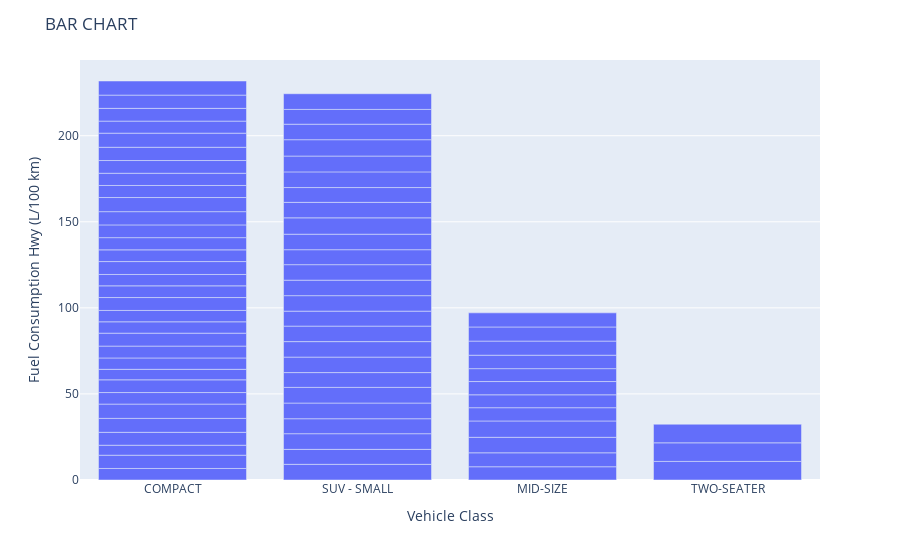

Here is the notebook cell this chart was saved with:
### Code cell
if __name__ == '__main__':
    app.run_server(port = 8080)

### Figure 1 — Plotly figure (JSON) as saved in the notebook; plotly's stock layout.template omitted (floating-point values rounded to 4 significant figures)
{"data": [{"alignmentgroup": "True", "hovertemplate": "Vehicle Class=%{x}<br>Fuel Consumption Hwy (L/100 km)=%{y}<extra></extra>", "legendgroup": "", "marker": {"color": "#636efa", "pattern": {"shape": ""}}, "name": "", "offsetgroup": "", "orientation": "v", "showlegend": false, "textposition": "auto", "type": "bar", "x": ["COMPACT", "COMPACT", "COMPACT", "SUV - SMALL", "SUV - SMALL", "MID-SIZE", "MID-SIZE", "MID-SIZE", "MID-SIZE", "COMPACT", "COMPACT", "COMPACT", "COMPACT", "COMPACT", "COMPACT", "SUV - SMALL", "SUV - SMALL", "MID-SIZE", "MID-SIZE", "COMPACT", "COMPACT", "COMPACT", "COMPACT", "SUV - SMALL", "SUV - SMALL", "SUV - SMALL", "MID-SIZE", "MID-SIZE", "COMPACT", "COMPACT", "COMPACT", "SUV - SMALL", "SUV - SMALL", "SUV - SMALL", "TWO-SEATER", "SUV - SMALL", "MID-SIZE", "COMPACT", "COMPACT", "COMPACT", "SUV - SMALL", "SUV - SMALL", "SUV - SMALL", "TWO-SEATER", "SUV - SMALL", "MID-SIZE", "COMPACT", "COMPACT", "COMPACT", "COMPACT", "COMPACT", "SUV - SMALL", "SUV - SMALL", "SUV - SMALL", "TWO-SEATER", "SUV - SMALL", "SUV - SMALL", "MID-SIZE", "COMPACT", "COMPACT", "COMPACT", "COMPACT", "COMPACT", "SUV - SMALL", "SUV - SMALL", "SUV - SMALL", "SUV - SMALL", "SUV - SMALL", "MID-SIZE", "COMPACT", "COMPACT", "COMPACT"], "xaxis": "x", "y": [6.7, 7.7, 5.8, 9.1, 8.7, 7.7, 8.1, 9, 9.5, 7.5, 8.1, 8.3, 6.7, 7.4, 6.1, 9.1, 8.7, 7.7, 7.5, 6.6, 6.9, 7.5, 6.6, 9.1, 9.1, 8.6, 7.7, 7.5, 6.6, 7.5, 6.8, 9, 9, 9, 10.8, 8.7, 7.8, 6.6, 7.5, 6.8, 9, 9, 9, 10.8, 8.7, 8.2, 7.1, 7.4, 7.7, 8.2, 7, 9, 9.5, 9, 10.8, 8.6, 9.1, 8.2, 7.1, 7.4, 7.7, 8.2, 7, 9.2, 9.5, 9, 8.6, 9.1, 8.2, 7.4, 7.7, 8.2], "yaxis": "y"}], "layout": {"barmode": "relative", "legend": {"tracegroupgap": 0}, "margin": {"t": 60}, "title": {"text": "BAR CHART"}, "xaxis": {"anchor": "y", "domain": [0, 1], "title": {"text": "Vehicle Class"}}, "yaxis": {"anchor": "x", "domain": [0, 1], "title": {"text": "Fuel Consumption Hwy (L/100 km)"}}}}
